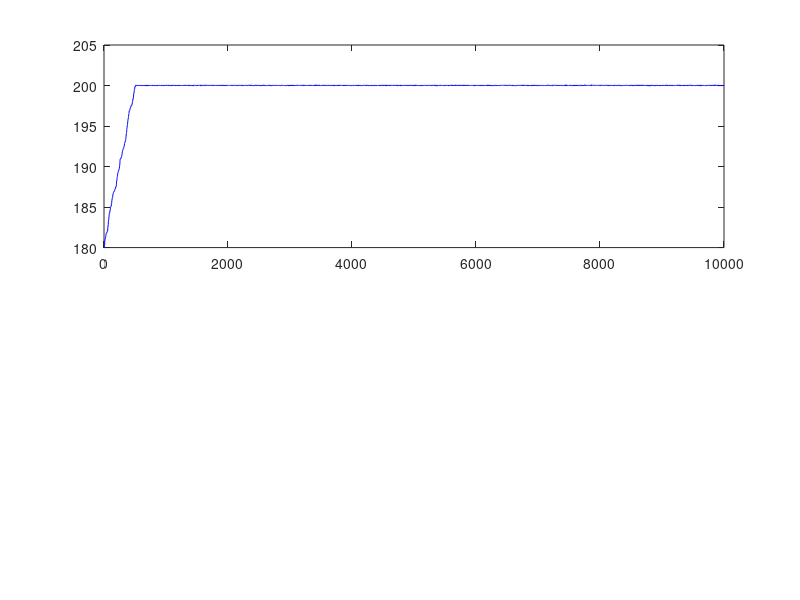

Write the MATLAB code that produced this figure. (Note: this script raises an error after producing the figure.)
%% PROJECT 6: Bayesian Inference for Beam Stiffness
% Uses Metropolis MCMC to infer Young's Modulus E
% from noisy cantilever beam deflection measurements

%--- Beam Properties ---
L = 1.0;          % Beam length in meters
b = 0.05;         % Width in meters
h = 0.01;         % Height in meters
I = (b*h^3)/12;   % Second moment of area in m^4
P = 100;          % Applied load in Newtons

%--- True Young's Modulus (what we are trying to find) ---
E_true = 200e9;   % 200 GPa - true value for steel

%--- Cantilever Beam Deflection Formula ---
% delta = PL^3 / (3EI)
% Rearranged: E = PL^3 / (3*I*delta)
deflection_model = @(E) (P * L^3) / (3 * E * I);

%--- Generate 5 Noisy Measurements ---
rng(42)           % Fix random seed for reproducibility
noise_std = 1e-5; % Standard deviation of measurement noise in meters
delta_true = deflection_model(E_true);
measurements = delta_true + noise_std * randn(1, 5);

%--- Print measurements ---
fprintf('\n--- Beam Properties ---\n')
fprintf('True E          = %.1f GPa\n', E_true/1e9)
fprintf('True deflection = %.6f m\n', delta_true)
fprintf('\n--- Noisy Measurements ---\n')
for i = 1:5
    fprintf('Measurement %d: %.6f m\n', i, measurements(i))
end

%--- Bayesian Inference Setup ---
% Bayes theorem: posterior = likelihood * prior / evidence
% We sample the posterior using Metropolis MCMC

%--- Likelihood Function ---
% Probability of observing our measurements given a value of E
% Assumes Gaussian measurement noise
log_likelihood = @(E) sum(-0.5 * ((measurements - deflection_model(E)) ...
    / noise_std).^2) - ...
    length(measurements) * log(noise_std * sqrt(2*pi));

%--- Prior Distribution ---
% What we believed about E before any measurements
% Normal distribution centered at 200 GPa with std of 20 GPa
E_prior_mean = 200e9;     % Prior mean
E_prior_std  = 20e9;      % Prior standard deviation - fairly wide

log_prior = @(E) -0.5 * ((E - E_prior_mean) / E_prior_std)^2 ...
    - log(E_prior_std * sqrt(2*pi));

%--- Log Posterior ---
% Log of likelihood times prior
% We use log to avoid numerical underflow with tiny probabilities
log_posterior = @(E) log_likelihood(E) + log_prior(E);

fprintf('\n--- Bayesian Setup ---\n')
fprintf('Prior mean = %.1f GPa\n', E_prior_mean/1e9)
fprintf('Prior std  = %.1f GPa\n', E_prior_std/1e9)
fprintf('Noise std  = %.2e m\n', noise_std)

%--- Metropolis MCMC Sampler ---
% Algorithm:
% 1. Start at an initial guess for E
% 2. Propose a new E nearby
% 3. Calculate acceptance ratio
% 4. Accept or reject the proposal
% 5. Repeat 10,000 times
% 6. The collection of accepted samples = posterior distribution

%--- MCMC Settings ---
n_samples   = 10000;        % Number of samples to collect
proposal_std = 0.1e9;         % Step size for proposals (0.1 GPa)
E_current   = 180e9;        % Starting guess (deliberately wrong)

%--- Storage ---
samples = zeros(1, n_samples);
accepted = 0;

%--- Run the Sampler ---
fprintf('\nRunning Metropolis MCMC...\n')

for i = 1:n_samples

    % Propose a new E value near current one
    E_proposed = E_current + proposal_std * randn;

    % Only consider positive E values (physical constraint)
    if E_proposed > 0

        % Calculate acceptance ratio in log space
        log_alpha = log_posterior(E_proposed) - log_posterior(E_current);

        % Accept or reject
        if log(rand) < log_alpha
            E_current = E_proposed;     % Accept proposal
            accepted = accepted + 1;
        end

    end

    % Store current sample
    samples(i) = E_current;

end

fprintf('Acceptance rate = %.1f%%\n', 100*accepted/n_samples)
fprintf('Should be between 20%% and 50%% for good mixing\n')

%--- Discard Burn-in Period ---
% First 1000 samples are while algorithm is finding the distribution
% We discard them to get a clean posterior
burnin = 1000;
samples_clean = samples(burnin+1:end);

%--- Calculate 95% Credible Interval ---
CI_low  = prctile(samples_clean, 2.5);    % 2.5th percentile
CI_high = prctile(samples_clean, 97.5);   % 97.5th percentile
E_mean  = mean(samples_clean);
E_std   = std(samples_clean);

%--- Print Results ---
fprintf('\n--- Posterior Results ---\n')
fprintf('True E          = %.4f GPa\n', E_true/1e9)
fprintf('Estimated E     = %.4f GPa\n', E_mean/1e9)
fprintf('Std deviation   = %.4f GPa\n', E_std/1e9)
fprintf('95%% Credible Interval: [%.4f, %.4f] GPa\n', ...
    CI_low/1e9, CI_high/1e9)
fprintf('We are 95%% confident the true E lies in this interval\n')

%--- Plot ---
figure;

%--- Top plot: Markov Chain Trace ---
subplot(2,1,1)
plot(samples/1e9, 'b-', 'LineWidth', 0.5)
yline(E_true/1e9, 'r--', 'True E', 'LineWidth', 2)
yline(E_mean/1e9, 'g--', 'Estimated E', 'LineWidth', 2)
xline(burnin, 'k--', 'End of Burnin', 'LineWidth', 1.5)
xlabel('MCMC Sample Number')
ylabel('E (GPa)')
title('Markov Chain Trace of Young''s Modulus')
grid on

%--- Bottom plot: Posterior Histogram ---
subplot(2,1,2)
histogram(samples_clean/1e9, 60, 'FaceColor', 'b', ...
    'EdgeColor', 'none', 'Normalization', 'probability')
xline(E_true/1e9,  'r--', 'True E',  'LineWidth', 2)
xline(CI_low/1e9,  'k--', '95% CI',  'LineWidth', 2)
xline(CI_high/1e9, 'k--', '95% CI',  'LineWidth', 2)
xlabel('Young''s Modulus E (GPa)')
ylabel('Probability')
title('Posterior Distribution of Young''s Modulus')
grid on

%--- Save figure ---
saveas(gcf, 'bayesian_beam.png')
